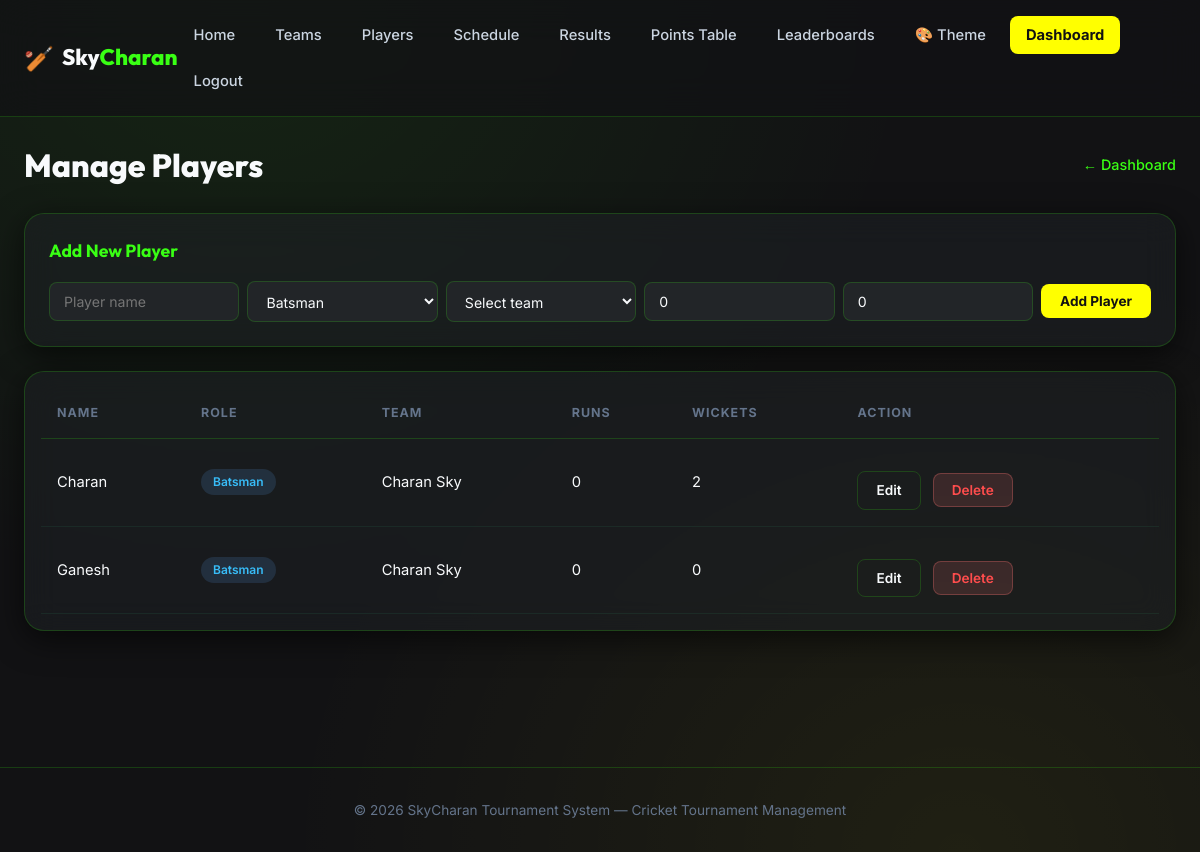
The app's page /dashboard/players/ (signed in) with its own data.
### tournament/models.py (models this page shows, shortened)
class Player(models.Model):
    BATSMAN = 'Batsman'
    BOWLER = 'Bowler'
    ALLROUNDER = 'All-rounder'
    ROLE_CHOICES = [
        (BATSMAN, 'Batsman'),
        (BOWLER, 'Bowler'),
        (ALLROUNDER, 'All-rounder'),
    ]
    name = models.CharField(max_length=100)
    role = models.CharField(max_length=20, choices=ROLE_CHOICES, default=BATSMAN)
    team = models.ForeignKey(Team, on_delete=models.CASCADE, related_name='players')
    runs = models.PositiveIntegerField(default=0)
    wickets = models.PositiveIntegerField(default=0)
    class Meta:
        ordering = ['team__name', 'name']

class Team(models.Model):
    name = models.CharField(max_length=100, unique=True)
    logo = models.URLField(blank=True, help_text="Optional logo image URL")
    coach_name = models.CharField(max_length=100, blank=True)
    class Meta:
        ordering = ['name']

### tournament/views.py (the view)
# urls.py: path('dashboard/players/', views.manage_players, name='manage_players'),
@login_required(login_url='admin_login')
def manage_players(request):
    teams = Team.objects.all()
    players = Player.objects.select_related('team').all()
    return render(request, 'tournament/dash_players.html', {'teams': teams, 'players': players})

### tournament/context_processors.py (called while the page is built, shortened)
def live_match_context(request):
    live_match = Match.objects.filter(status=Match.LIVE).first()
    return {
        'global_live_match': None,
        'global_live_state': None,
        'global_live_rr': 0.0,
        'global_live_target_text': "",
    }

### tournament/templates/tournament/dash_players.html (shortened to what this page needs)
{% extends 'tournament/base.html' %}
{% block content %}
<section class="section">
    <div class="section-header">
        <h1 class="page-title">Manage Players</h1>
        <a href="{% url 'dashboard' %}" class="back-link">&larr; Dashboard</a>
    </div>
    <div class="dash-panel glass">
        <h3 class="panel-title">Add New Player</h3>
        <form method="post" action="{% url 'player_add' %}" class="inline-form">
            <input type="text" name="name" placeholder="Player name" required>
            <select name="role">
                <option value="Batsman">Batsman</option>
            </select>
            <select name="team" required>
                <option value="">Select team</option>
            </select>
            <input type="number" name="runs" placeholder="Runs" min="0" value="0">
            <input type="number" name="wickets" placeholder="Wickets" min="0" value="0">
            <button type="submit" class="btn btn-primary btn-sm">Add Player</button>
        </form>
    </div>
    <div class="table-wrapper glass">
        <table class="data-table">
            <thead>
                <tr>
                    <th>Name</th>
                    <th>Role</th>
                    <th>Team</th>
                    <th>Runs</th>
                    <th>Wickets</th>
                    <th>Action</th>
                </tr>
            </thead>
            <tbody>
                {% for player in players %}
                    <tr>
                        <td>{{ player.name }}</td>
                        <td><span class="role-badge role-{{ player.role|slugify }}">{{ player.role }}</span></td>
                        <td>{{ player.team.name }}</td>
                        <td>{{ player.runs }}</td>
                        <td>{{ player.wickets }}</td>
                        <td>
                            <details class="edit-details" style="display: inline-block; margin-right: 8px;">
                                <summary class="btn btn-ghost btn-sm">Edit</summary>
                            </details>
                            <button type="button" class="btn btn-danger btn-sm" onclick="confirmDelete('{% url 'player_delete' player.pk %}', '{{ player.name|escapejs }}', 'player')">Delete</button>
                        </td>
                    </tr>
                {% empty %}
                    <tr><td colspan="6" class="empty-state">No players yet.</td></tr>
                {% endfor %}
            </tbody>
        </table>
    </div>
</section>
{% endblock %}

### records on screen
Player: name "Charan", role "Batsman", team.name "Charan Sky", runs "0", wickets "2"
Player: name "Ganesh", role "Batsman", team.name "Charan Sky", runs "0", wickets "0"
